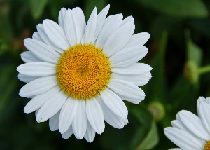
#> input picture ipu/Assignment 2/white-flower.png, 210 x 150 px
$ python _que2.py
#> lines starting #> are read from the running program, lines starting #| are printed output that depends on the picture; after the words box and inside, x2 and y2 are one past the last pixel; in counts of white or black regions, pixels touching at a corner belong together
import numpy as np
import cv2
import matplotlib.pyplot as plt

# Load image and convert to suitable format
def load_image(path):
#> called with path = 'white-flower.png'
    img = cv2.imread(path)
#> img is the input picture: shape (150, 210, 3); mean B, G, R 89.2, 109.2, 100.5
    img = cv2.cvtColor(img, cv2.COLOR_BGR2RGB)
    return img

# ---------- 1. K-MEANS from scratch ----------
def kmeans_segmentation(img, K=3, max_iters=10):
#> called with K = 3, max_iters = 10
    Z = img.reshape((-1, 3)).astype(np.float32)
    np.random.seed(42)
    centers = Z[np.random.choice(len(Z), K, replace=False)]
#> centers = [[4, 5, 0], [31, 67, 19], [214, 145, 54]]

    for _ in range(max_iters):
        distances = np.linalg.norm(Z[:, None] - centers[None, :], axis=2)
        labels = np.argmin(distances, axis=1)
        new_centers = np.array([Z[labels == i].mean(axis=0) if np.any(labels == i) else centers[i] for i in range(K)])
        if np.allclose(centers, new_centers):
            break
        centers = new_centers

    segmented = centers[labels].reshape(img.shape).astype(np.uint8)
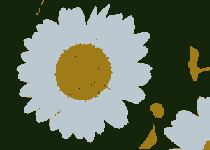
#> segmented: shape (150, 210, 3); mean R, G, B 100.1, 109, 88.8
    return segmented

# ---------- 2. Mean Shift (optimized with resizing) ----------
def mean_shift_segmentation(img, bandwidth=30, max_iters=10):
    # Resize image to speed up
#> called with bandwidth = 30, max_iters = 10
    scale_percent = 30  # percent of original size
    width = int(img.shape[1] * scale_percent / 100)
#> width = 63
    height = int(img.shape[0] * scale_percent / 100)
#> height = 45
    resized_img = cv2.resize(img, (width, height), interpolation=cv2.INTER_LINEAR)
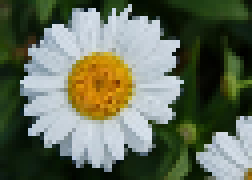
#> resized_img: shape (45, 63, 3) (shown 4 times larger); mean R, G, B 100.2, 108.9, 89.1

    flat_img = resized_img.reshape(-1, 3).astype(np.float32)
#> flat_img = 2835 rows, first 8: [46, 52, 20], [39, 49, 21], [31, 48, 16], [18, 36, 10], [15, 31, 13], [15, 34, 13], [19, 39, 12], [22, 50, 21]
    shifted = np.copy(flat_img)
#> shifted has the same summary as flat_img

    print("Starting Mean Shift clustering...")
    for i in range(len(flat_img)):
        point = flat_img[i]
        for _ in range(max_iters):
            distances = np.linalg.norm(shifted - point, axis=1)
            neighbors = shifted[distances < bandwidth]
            if len(neighbors) == 0:
                break
            new_point = np.mean(neighbors, axis=0)
            if np.linalg.norm(new_point - point) < 1:
                break
            point = new_point
        shifted[i] = point
#> this loop made 2835 passes
#> after the loop, shifted = 2835 rows, first 8: [14.56, 28.68, 8.94], [14.69, 28.94, 9.03], [14.69, 28.94, 9.03], [14.91, 29.32, 9.1], [14.73, 29.01, 9.04], [14.6, 28.75, 8.96], [14.73, 29, 9.04], [14.53, 28.65, 8.92]

    unique_colors = np.unique(shifted.astype(int), axis=0)
#> unique_colors = 189 rows, first 8: [13, 26, 8], [13, 27, 8], [13, 28, 8], [13, 28, 9], [14, 27, 8], [14, 27, 9], [14, 28, 8], [14, 28, 9]
    color_map = {tuple(c): i for i, c in enumerate(unique_colors)}
#> color_map = 189 items
    labels = np.array([color_map[tuple(c.astype(int))] for c in shifted])
#> labels = 2835 values, max 188 at index 336, min 0 at index 25, mean 81.75
    mean_shift_img = unique_colors[labels].reshape(resized_img.shape).astype(np.uint8)
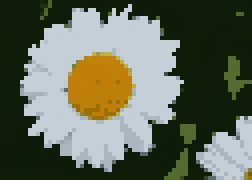
#> mean_shift_img: shape (45, 63, 3) (shown 4 times larger); mean R, G, B 98.7, 106.4, 88.9

    # Resize back to original size
    mean_shift_img = cv2.resize(mean_shift_img, (img.shape[1], img.shape[0]), interpolation=cv2.INTER_NEAREST)
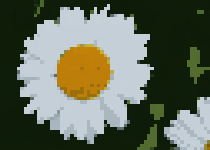
#> mean_shift_img: shape (150, 210, 3); mean R, G, B 98.6, 106.4, 88.8
    return mean_shift_img

# ---------- 3. Otsu's Thresholding (manual) ----------
def otsu_threshold(img):
    gray = cv2.cvtColor(img, cv2.COLOR_RGB2GRAY)
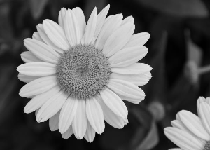
#> gray: shape (150, 210); min 0, max 234, mean 104.3
    hist, _ = np.histogram(gray.flatten(), bins=256, range=(0, 256))
#> hist = 256 values, max 549 at index 23, min 0 at index 232, mean 123
    total = gray.size
#> total = 31500
    sum_total = np.dot(np.arange(256), hist)
#> sum_total = 3284593

    sumB, wB, max_var, threshold = 0.0, 0, 0.0, 0
    for t in range(256):
        wB += hist[t]
        if wB == 0:
            continue
        wF = total - wB
        if wF == 0:
            break
        sumB += t * hist[t]
        mB = sumB / wB
        mF = (sum_total - sumB) / wF
        var_between = wB * wF * (mB - mF) ** 2
        if var_between > max_var:
            max_var = var_between
            threshold = t
#> this loop made 235 passes
#> (wB, wF, sumB, mB, mF, var_between, max_var) on pass 1: (2, 31498, 0, 0, 104.3, 685030870.3, 685030870.3)
#> (wB, wF, sumB, mB, mF, max_var) on passes 2 to 7: (34, 31466, 32, 0.941, 104.4, 1.14e+10), (87, 31413, 138, 1.59, 104.6, 2.9e+10), (261, 31239, 660, 2.53, 105.1, 8.58e+10), (466, 31034, 1480, 3.18, 105.8, 1.52e+11), (615, 30885, 2225, 3.62, 106.3, 2e+11), (811, 30689, 3401, 4.19, 106.9, 2.63e+11)

    binary = (gray > threshold).astype(np.uint8) * 255
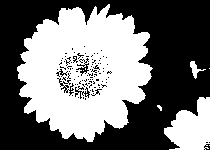
#> binary: shape (150, 210); 45.3% white; 8 white regions (5 under 20 px), largest, box (x1, y1, x2, y2) and area: (17, 4, 153, 142) 12508, (164, 97, 210, 150) 1626, (190, 61, 206, 79) 101
    return cv2.cvtColor(binary, cv2.COLOR_GRAY2RGB)

# ---------- Process and save results ----------
def process_image(image_path, title):
    print(f"\nProcessing: {title}")
    img = load_image(image_path)

    print("Running K-Means...")
    kmeans = kmeans_segmentation(img)

    print("Running Mean Shift...")
    mean_shift = mean_shift_segmentation(img)

    print("Running Otsu's Thresholding...")
    otsu = otsu_threshold(img)

    # Plot and save
    fig, axes = plt.subplots(1, 4, figsize=(16, 5))
    axes[0].imshow(img)
    axes[0].set_title("Original")
    axes[1].imshow(kmeans)
    axes[1].set_title("K-Means")
    axes[2].imshow(mean_shift)
    axes[2].set_title("Mean Shift")
    axes[3].imshow(otsu)
    axes[3].set_title("Otsu Threshold")
    for ax in axes:
        ax.axis("off")
    plt.suptitle(title)
    plt.tight_layout()

    save_name = title.replace(" ", "_").replace("-", "_") + ".png"
    plt.savefig(save_name)
    print(f"Saved: {save_name}")
    plt.close()

# -------- RUN ONLY FOR THESE TWO IMAGES --------
process_image("white-flower.png", "Segmentation White Flower")
process_image("butterfly.jpg", "Segmentation Butterfly")
#> (the run stopped early here; a loop or call above may not have finished)
